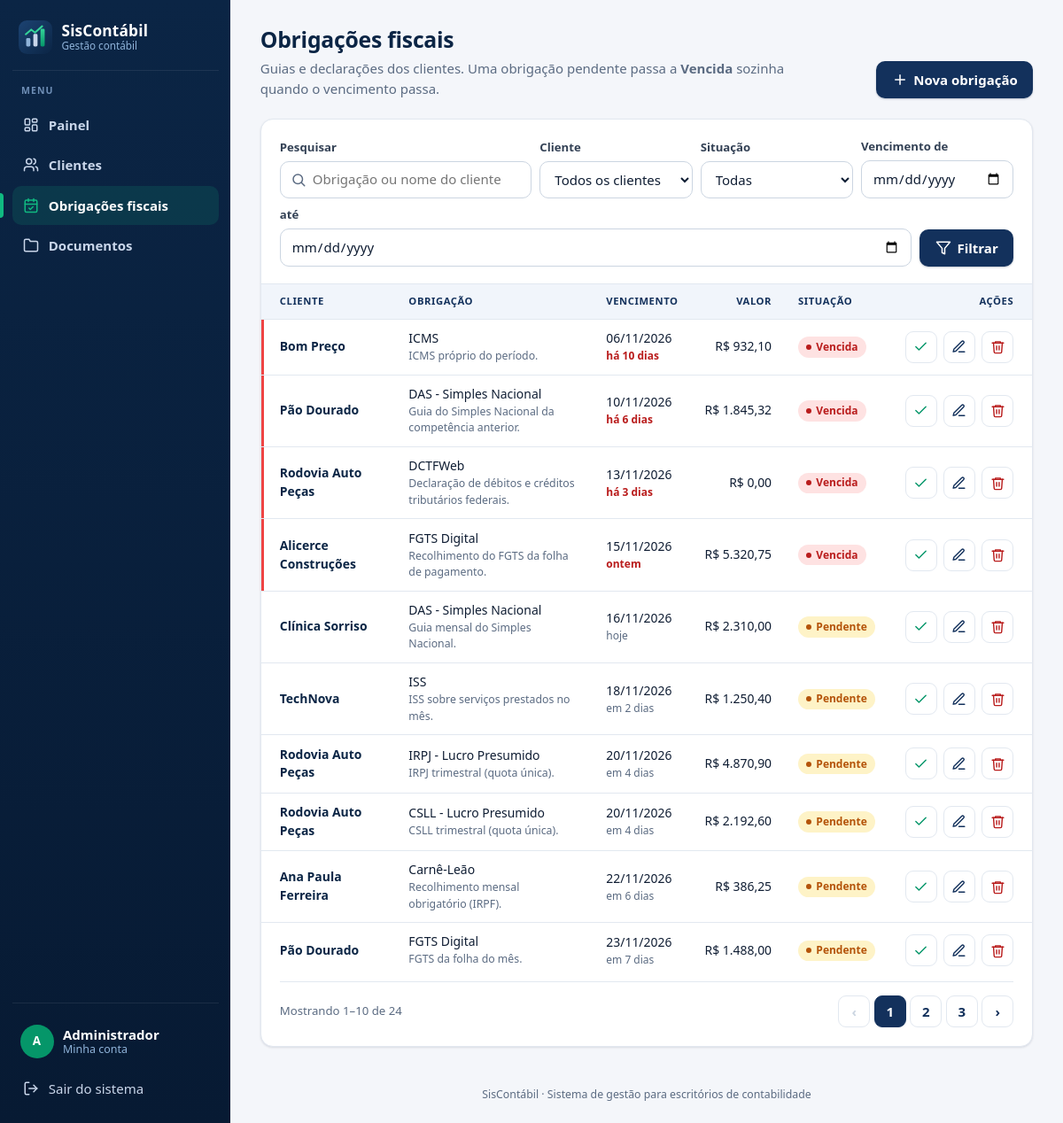
Page /index.php?r=obrigacoes (signed in) on the committed database.
### tables this page shows
CREATE TABLE obrigacoes (
    id             INT UNSIGNED NOT NULL AUTO_INCREMENT,
    cliente_id     INT UNSIGNED NOT NULL,
    nome           VARCHAR(100) NOT NULL COMMENT 'Tipo da obrigação: DAS, FGTS, DCTFWeb...',
    descricao      TEXT         NULL,
    valor          DECIMAL(12,2) NOT NULL DEFAULT 0.00,
    vencimento     DATE         NOT NULL,
    status         ENUM('pendente','concluida') NOT NULL DEFAULT 'pendente',
    concluida_em   DATETIME     NULL,
    criado_em      DATETIME     NOT NULL DEFAULT CURRENT_TIMESTAMP,
    atualizado_em  DATETIME     NOT NULL DEFAULT CURRENT_TIMESTAMP ON UPDATE CURRENT_TIMESTAMP,
    PRIMARY KEY (id),
    KEY ix_obrigacoes_cliente (cliente_id),
    KEY ix_obrigacoes_status_vencimento (status, vencimento),
    CONSTRAINT fk_obrigacoes_cliente FOREIGN KEY (cliente_id)
        REFERENCES clientes (id) ON DELETE CASCADE ON UPDATE CASCADE,
    CONSTRAINT ck_obrigacoes_valor CHECK (valor >= 0)
);

CREATE TABLE clientes (
    id             INT UNSIGNED NOT NULL AUTO_INCREMENT,
    nome           VARCHAR(150) NOT NULL COMMENT 'Nome (pessoa física) ou razão social (empresa)',
    nome_fantasia  VARCHAR(150) NULL,
    documento      VARCHAR(14)  NOT NULL COMMENT 'CPF (11) ou CNPJ (14), só números',
    email          VARCHAR(150) NULL,
    telefone       VARCHAR(11)  NULL COMMENT 'DDD + número, só números',
    endereco       VARCHAR(200) NULL,
    cidade         VARCHAR(100) NULL,
    observacoes    TEXT         NULL,
    criado_em      DATETIME     NOT NULL DEFAULT CURRENT_TIMESTAMP,
    atualizado_em  DATETIME     NOT NULL DEFAULT CURRENT_TIMESTAMP ON UPDATE CURRENT_TIMESTAMP,
    PRIMARY KEY (id),
    UNIQUE KEY uq_clientes_documento (documento),
    KEY ix_clientes_nome (nome)
);

### app/Core/View.php (called while the page is built, shortened)
<?php
final class View
{
    public static function renderizar(string $view, array $dados = [], string $layout = 'principal'): void
    {
        $dados['titulo'] ??= config('app.nome');
        $dados['erros'] ??= [];
        $dados['flash'] = Flash::obter();
        extract($dados, EXTR_SKIP);
        require RAIZ . '/app/Views/' . $view . '.php';
    }
}

### app/Core/Controller.php (called while the page is built, shortened)
<?php
abstract class Controller
{
    protected function view(string $view, array $dados = [], string $layout = 'principal'): void
    {
        View::renderizar($view, $dados, $layout);
    }
}

### app/Controllers/ObrigacaoController.php (called while the page is built, shortened)
<?php
final class ObrigacaoController extends Controller
{
    public function index(): void
    {
        $filtros = [
            'busca' => $this->filtro('busca'),
            'cliente_id' => $this->idFiltro('cliente_id'),
            'situacao' => in_array($this->filtro('situacao'), ['pendente', 'vencida', 'concluida'], true) ? $this->filtro('situacao') : '',
            'de' => $this->dataFiltro('de'),
            'ate' => $this->dataFiltro('ate'),
        ];
        $obrigacoes = new Obrigacao();
        $paginacao = new Paginacao($obrigacoes->contar($filtros), $this->paginaAtual(), config('app.itens_por_pagina'));
        $this->view('obrigacoes/index', [
            'titulo' => 'Obrigações fiscais',
            'filtros' => $filtros,
            'obrigacoes' => $obrigacoes->listar($filtros, $paginacao->porPagina, $paginacao->offset()),
            'paginacao' => $paginacao,
            'clientes' => (new Cliente())->opcoes(),
        ]);
    }
}

### app/Core/Router.php (called while the page is built, shortened)
<?php
final class Router
{
    private array $rotas = ['GET' => [], 'POST' => []];
    public function get(string $rota, string $controller, string $acao, bool $publica = false): void
    {
        $this->rotas['GET'][$rota] = [$controller, $acao, $publica];
    }
    public function post(string $rota, string $controller, string $acao, bool $publica = false): void
    {
        $this->rotas['POST'][$rota] = [$controller, $acao, $publica];
    }
    public function despachar(string $rota, string $metodo): void
    {
        $rota = trim($rota, '/') ?: 'dashboard';
        $metodo = strtoupper($metodo) === 'POST' ? 'POST' : 'GET';
        $definicao = $this->rotas[$metodo][$rota] ?? null;
        [$controller, $acao, $publica] = $definicao;
        (new $controller())->$acao();
    }
}

### public/index.php (called while the page is built, shortened)
<?php
require RAIZ . '/app/Core/bootstrap.php';
$router = require RAIZ . '/routes/web.php';
$rota = is_string($_GET['r'] ?? null) ? $_GET['r'] : 'dashboard';
$router->despachar($rota, $_SERVER['REQUEST_METHOD'] ?? 'GET');

### app/Core/bootstrap.php (called while the page is built, shortened)
<?php
spl_autoload_register(static function (string $classe): void {
    if (str_starts_with($classe, 'App\\')) {
        $arquivo = RAIZ . '/app/' . str_replace('\\', '/', substr($classe, 4)) . '.php';
    }
});
require RAIZ . '/app/Core/helpers.php';

### app/Config/config.php (called while the page is built, shortened)
<?php
$env = static function (string $nome, string $padrao): string {
    $valor = getenv($nome);
    return $valor === false ? $padrao : $valor;
};
return [
    'app' => [
        'nome' => 'SisContábil',
        'fuso_horario' => 'America/Sao_Paulo',
        'debug' => $env('APP_DEBUG', '0') === '1',
        'sessao_inatividade' => 2 * 60 * 60,
        'itens_por_pagina' => 10,
    ],
    'db' => [
        'host' => $env('DB_HOST', '127.0.0.1'),
        'porta' => $env('DB_PORT', '3306'),
        'nome' => $env('DB_NAME', 'contabil'),
        'usuario' => $env('DB_USER', 'root'),
        'senha' => $env('DB_PASS', ''),
    ],
    'uploads' => [
        'pasta' => RAIZ . '/storage/uploads',
        'tamanho_maximo' => 5 * 1024 * 1024,
        'tipos' => [
            'pdf' => ['application/pdf'],
            'jpg' => ['image/jpeg'],
            'jpeg' => ['image/jpeg'],
            'png' => ['image/png'],
            'doc' => ['application/msword', 'application/vnd.ms-office', 'application/CDFV2'],
            'docx' => ['application/vnd.openxmlformats-officedocument.wordprocessingml.document', 'application/zip'],
            'xls' => ['application/vnd.ms-excel', 'application/vnd.ms-office', 'application/CDFV2'],
            'xlsx' => ['application/vnd.openxmlformats-officedocument.spreadsheetml.sheet', 'application/zip'],
        ],
    ],
];

### app/Config/Database.php (called while the page is built, shortened)
<?php
final class Database
{
    private static ?PDO $conexao = null;
    public static function conexao(): PDO
    {
        if (self::$conexao === null) {
            $db = config('db');
            $dsn = sprintf('mysql:host=%s;port=%s;dbname=%s;charset=utf8mb4', $db['host'], $db['porta'], $db['nome']);
            self::$conexao = new PDO($dsn, $db['usuario'], $db['senha'], [
                PDO::ATTR_ERRMODE => PDO::ERRMODE_EXCEPTION,
                PDO::ATTR_DEFAULT_FETCH_MODE => PDO::FETCH_ASSOC,
                PDO::ATTR_EMULATE_PREPARES => false,
            ]);
        }
        return self::$conexao;
    }
}

### app/Models/Model.php (called while the page is built, shortened)
<?php
abstract class Model
{
    protected PDO $db;
    public function __construct()
    {
        $this->db = Database::conexao();
    }
    protected function executar(string $sql, array $parametros = []): PDOStatement
    {
        $consulta = $this->db->prepare($sql);
        foreach ($parametros as $nome => $valor) {
            $tipo = match (true) {
                is_int($valor) => PDO::PARAM_INT,
                $valor === null => PDO::PARAM_NULL,
                default => PDO::PARAM_STR,
            };
            $consulta->bindValue(':' . ltrim((string) $nome, ':'), $valor, $tipo);
        }
        $consulta->execute();
        return $consulta;
    }
}

### app/Models/Obrigacao.php (called while the page is built, shortened)
<?php
final class Obrigacao extends Model
{
    public function listar(array $filtros, int $limite, int $offset): array
    {
        [$onde, $parametros] = $this->condicoes($filtros);
        $situacao = self::SITUACAO_SQL;
        return $this->executar(
            "SELECT o.*, c.nome AS cliente_nome, c.nome_fantasia AS cliente_fantasia, {$situacao} AS situacao
               FROM obrigacoes o
               JOIN clientes c ON c.id = o.cliente_id
              WHERE {$onde}
              ORDER BY (o.status = 'concluida'), o.vencimento, o.id
              LIMIT :limite OFFSET :offset",
            $parametros + ['hoje_situacao' => hoje(), 'limite' => $limite, 'offset' => $offset]
        )->fetchAll();
    }
    private function condicoes(array $f): array
    {
        $onde = ['1 = 1'];
        $parametros = [];
        return [implode(' AND ', $onde), $parametros];
    }
}

### app/Views/obrigacoes/index.php (the view, shortened to what this page needs)
<?php
$filtrando = $filtros['busca'] !== '' || $filtros['cliente_id'] || $filtros['situacao'] !== '' || $filtros['de'] || $filtros['ate'];
?>
<div class="cabecalho">
    <div>
        <h1>Obrigações fiscais</h1>
        <p class="cabecalho__sub">Guias e declarações dos clientes. Uma obrigação pendente passa a <strong>Vencida</strong> sozinha quando o vencimento passa.</p>
    </div>
    <div class="cabecalho__acoes">
        <a class="botao" href="<?= e(url('obrigacoes/form')) ?>"><?= icone('mais') ?> Nova obrigação</a>
    </div>
</div>
<section class="cartao">
    <form class="filtros filtros--grade" method="get" action="<?= e($_SERVER['SCRIPT_NAME']) ?>" role="search">
        <div class="campo campo--busca">
            <label for="busca">Pesquisar</label>
            <div class="filtros__busca">
                <input id="busca" name="busca" type="search" value="<?= e($filtros['busca']) ?>" placeholder="Obrigação ou nome do cliente" maxlength="100">
            </div>
        </div>
        <div class="campo">
            <label for="cliente_id">Cliente</label>
            <select id="cliente_id" name="cliente_id">
                <option value="">Todos os clientes</option>
            </select>
        </div>
        <div class="campo">
            <label for="situacao">Situação</label>
            <select id="situacao" name="situacao">
                <option value="">Todas</option>
            </select>
        </div>
        <div class="campo">
            <label for="de">Vencimento de</label>
            <input id="de" name="de" type="date" value="<?= e($filtros['de'] ?? '') ?>">
        </div>
        <div class="campo">
            <label for="ate">até</label>
            <input id="ate" name="ate" type="date" value="<?= e($filtros['ate'] ?? '') ?>">
        </div>
        <div class="filtros__botoes">
            <button type="submit" class="botao"><?= icone('filtro') ?> Filtrar</button>
        </div>
    </form>
    <?php if ($obrigacoes === []): ?>
        <?php $mensagemVazio = $filtrando ? 'Nenhuma obrigação encontrada com esses filtros.' : 'Nenhuma obrigação cadastrada ainda.'; ?>
        <?php require RAIZ . '/app/Views/partials/vazio.php'; ?>
    <?php else: ?>
        <div class="tabela-rolagem">
            <table class="tabela">
                <thead>
                <tr>
                    <th>Cliente</th>
                    <th>Obrigação</th>
                    <th>Vencimento</th>
                    <th class="numero">Valor</th>
                    <th>Situação</th>
                    <th class="acoes-titulo">Ações</th>
                </tr>
                </thead>
                <tbody>
                <?php foreach ($obrigacoes as $o): ?>
                    <tr<?= $o['situacao'] === 'vencida' ? ' class="linha--alerta"' : '' ?>>
                        <td><a class="link-forte" href="<?= e(url('clientes/ver', ['id' => $o['cliente_id']])) ?>"><?= e(nome_cliente($o)) ?></a></td>
                        <td>
                            <?= e($o['nome']) ?>
                            <?php if ($o['descricao']): ?><small class="sublinha"><?= e(mb_strimwidth($o['descricao'], 0, 70, '…')) ?></small><?php endif; ?>
                        </td>
                        <td class="nao-quebra">
                            <?= e(data_br($o['vencimento'])) ?>
                            <?php if ($o['situacao'] !== 'concluida'): ?>
                                <small class="prazo prazo--<?= $o['situacao'] === 'vencida' ? 'atrasado' : 'normal' ?>"><?= e(prazo_relativo($o['vencimento'])) ?></small>
                            <?php else: ?>
                                <small class="sublinha">concluída em <?= e(data_br($o['concluida_em'])) ?></small>
                            <?php endif; ?>
                        </td>
                        <td class="numero"><?= e(dinheiro($o['valor'])) ?></td>
                        <td><?= selo_obrigacao($o['situacao']) ?></td>
                        <td class="acoes">
                            <?php if ($o['situacao'] !== 'concluida'): ?>
                                <form method="post" action="<?= e(url('obrigacoes/concluir')) ?>">
                                    <button type="submit" class="botao-icone botao-icone--sucesso" title="Marcar como concluída">
                                        <?= icone('check') ?><span class="oculto">Concluir <?= e($o['nome']) ?> de <?= e(nome_cliente($o)) ?></span>
                                    </button>
                                </form>
                            <?php endif; ?>
                            <a class="botao-icone" href="<?= e(url('obrigacoes/form', ['id' => $o['id']])) ?>" title="Editar">
                                <?= icone('editar') ?><span class="oculto">Editar <?= e($o['nome']) ?> de <?= e(nome_cliente($o)) ?></span>
                            </a>
                            <form method="post" action="<?= e(url('obrigacoes/excluir')) ?>"
                                  data-confirmar="Excluir a obrigação &quot;<?= e($o['nome']) ?>&quot; de <?= e(nome_cliente($o)) ?>?">
                                <button type="submit" class="botao-icone botao-icone--perigo" title="Excluir">
                                    <?= icone('excluir') ?><span class="oculto">Excluir <?= e($o['nome']) ?> de <?= e(nome_cliente($o)) ?></span>
                                </button>
                            </form>
                        </td>
                    </tr>
                <?php endforeach; ?>
                </tbody>
            </table>
        </div>
    <?php endif; ?>
    <?php
    require RAIZ . '/app/Views/partials/paginacao.php';
    ?>
</section>

### app/Core/helpers.php (shortened to what this page needs)
<?php
function config(string $chave): mixed
{
    static $config = null;
    $config ??= require RAIZ . '/app/Config/config.php';
    $valor = $config;
    foreach (explode('.', $chave) as $parte) {
        $valor = $valor[$parte];
    }
    return $valor;
}
function e(mixed $valor): string
{
    return htmlspecialchars((string) $valor, ENT_QUOTES | ENT_SUBSTITUTE, 'UTF-8');
}
function url(string $rota = 'dashboard', array $parametros = []): string
{
    $parametros = array_filter($parametros, static fn ($v) => $v !== null && $v !== '');
    $consulta = http_build_query($parametros);
    return $_SERVER['SCRIPT_NAME'] . '?r=' . $rota . ($consulta !== '' ? '&' . $consulta : '');
}
function selo(string $texto, string $tom): string
{
    return '<span class="selo selo--' . e($tom) . '">' . e($texto) . '</span>';
}
function dinheiro(mixed $valor): string
{
    return 'R$ ' . number_format((float) $valor, 2, ',', '.');
}
function data_br(?string $data): string
{
    $dt = DateTime::createFromFormat('!Y-m-d', substr($data, 0, 10));
    return $dt ? $dt->format('d/m/Y') : '—';
}
function icone(string $nome, string $classe = 'icone'): string
{
    $desenho = $desenhos[$nome] ?? '';
    return '<svg class="' . e($classe) . '" viewBox="0 0 24 24" fill="none" stroke="currentColor" stroke-width="2" '
        . 'stroke-linecap="round" stroke-linejoin="round" aria-hidden="true" focusable="false">' . $desenho . '</svg>';
}
function prazo_relativo(string $data): string
{
    $alvo = DateTime::createFromFormat('!Y-m-d', substr($data, 0, 10));
    $dias = (int) (new DateTime('today'))->diff($alvo)->format('%r%a');
    return match (true) {
        $dias === 0 => 'hoje',
        $dias === 1 => 'amanhã',
        $dias === -1 => 'ontem',
        $dias > 1 => "em {$dias} dias",
        default => 'há ' . abs($dias) . ' dias',
    };
}
function selo_obrigacao(string $situacao): string
{
    [$rotulo, $tom] = \App\Models\Obrigacao::SITUACOES[$situacao] ?? [$situacao, 'neutro'];
    return selo($rotulo, $tom);
}
function nome_cliente(array $linha, string $prefixo = 'cliente_'): string
{
    $fantasia = $linha[$prefixo . 'fantasia'] ?? $linha['nome_fantasia'] ?? null;
    return $fantasia ?: ($linha[$prefixo . 'nome'] ?? $linha['nome'] ?? '');
}

### rows in the picture
obrigacoes: cliente.nome_fantasia "Bom Preço", nome "ICMS", descricao "ICMS próprio do período.", vencimento "06/11/2026", vencimento "há 10 dias", valor "R$ 932,10", texto "Vencida"
obrigacoes: cliente.nome_fantasia "Pão Dourado", nome "DAS - Simples Nacional", descricao "Guia do Simples Nacional da competência anterior.", vencimento "10/11/2026", vencimento "há 6 dias", valor "R$ 1.845,32", texto "Vencida"
obrigacoes: cliente.nome_fantasia "Rodovia Auto Peças", nome "DCTFWeb", descricao "Declaração de débitos e créditos tributários federais.", vencimento "13/11/2026", vencimento "há 3 dias", valor "R$ 0,00", texto "Vencida"
obrigacoes: cliente.nome_fantasia "Alicerce Construções", nome "FGTS Digital", descricao "Recolhimento do FGTS da folha de pagamento.", vencimento "15/11/2026", vencimento "ontem", valor "R$ 5.320,75", texto "Vencida"
obrigacoes: cliente.nome_fantasia "Clínica Sorriso", nome "DAS - Simples Nacional", descricao "Guia mensal do Simples Nacional.", vencimento "16/11/2026", vencimento "hoje", valor "R$ 2.310,00", texto "Pendente"
obrigacoes: cliente.nome_fantasia "TechNova", nome "ISS", descricao "ISS sobre serviços prestados no mês.", vencimento "18/11/2026", vencimento "em 2 dias", valor "R$ 1.250,40", texto "Pendente"
obrigacoes: cliente.nome_fantasia "Rodovia Auto Peças", nome "IRPJ - Lucro Presumido", descricao "IRPJ trimestral (quota única).", vencimento "20/11/2026", vencimento "em 4 dias", valor "R$ 4.870,90", texto "Pendente"
obrigacoes: cliente.nome_fantasia "Rodovia Auto Peças", nome "CSLL - Lucro Presumido", descricao "CSLL trimestral (quota única).", vencimento "20/11/2026", vencimento "em 4 dias", valor "R$ 2.192,60", texto "Pendente"
obrigacoes: cliente.nome "Ana Paula Ferreira", nome "Carnê-Leão", descricao "Recolhimento mensal obrigatório (IRPF).", vencimento "22/11/2026", vencimento "em 6 dias", valor "R$ 386,25", texto "Pendente"
obrigacoes: cliente.nome_fantasia "Pão Dourado", nome "FGTS Digital", descricao "FGTS da folha do mês.", vencimento "23/11/2026", vencimento "em 7 dias", valor "R$ 1.488,00", texto "Pendente"

### other values in the picture
config('app.nome') "SisContábil"
$rotulo "Painel"
$rotulo "Clientes"
$rotulo "Obrigações fiscais"
$rotulo "Documentos"
$iniciais "A"
$usuarioLogado['nome'] "Administrador"
$paginacao->resumo() "Mostrando 1–10 de 24"
$numero "1"
$numero "2"
$numero "3"
